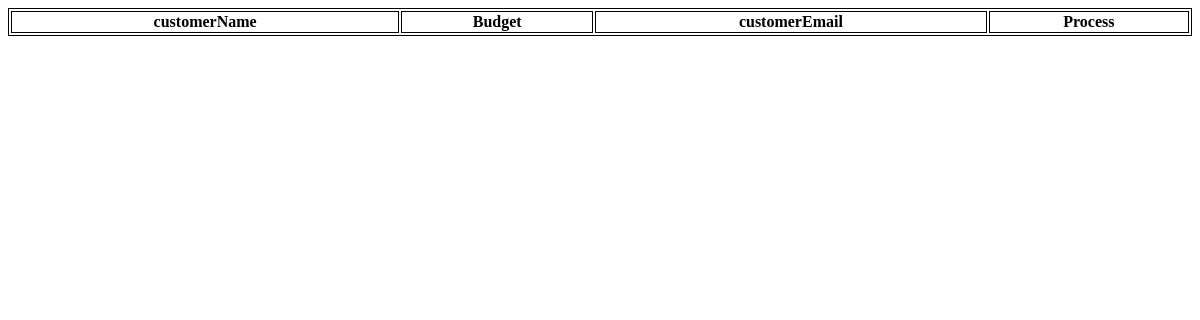
Before: /getCustomer with the older database file.
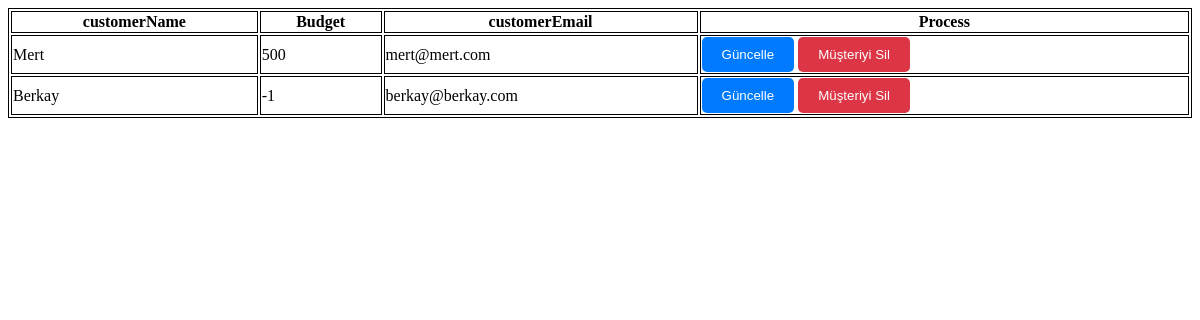
After: the same page with the newer database file.
### tables this page shows
CREATE TABLE customer (
        customerName TEXT PRIMARY KEY,
        budget INTEGER NOT NULL,        
        customerEmail TEXT NOT NULL

    );

### app.py (the view)
@app.route('/getCustomer', methods=['GET'])
def getCustomer():
    try:
        with sqlite3.connect(db) as conn:
            cursor = conn.cursor()
            cursor.execute("SELECT * FROM customer")
            data = cursor.fetchall()
            return render_template('customers.html', data=data)
    except Exception as e:
        print(e)
        return "Can not connect to database"

### templates/customers.html (shortened to what this page needs)
<!DOCTYPE html>
<html>
	<head>
	</head>
	<body>
		<table style="width:100%">
			<tr>
			<th>customerName</th>
			<th>Budget</th>
			<th>customerEmail</th>
			<th>Process</th>
			</tr>
			{%for product in data%}
			<tr>
				<td>{{product[0]}}</td>
				<td>{{product[1]}}</td>
				<td>{{product[2]}}</td>
				<td>
					<button class="updateButton" id="updateButton" >Güncelle</button>
					<button class="deleteButton" id="deleteButton" >Müşteriyi Sil</button>
				</td>
				</tr>
			{%endfor%}
		</table>
	</body>
</html>

### templates/customers.html (style rules this page uses)
table, th, td { border:1px solid black; }
button#updateButton { padding: 10px 20px; background-color: #007bff; color: #fff; border: none; border-radius: 5px; cursor: pointer; transition: background-color 0.3s ease; }
button#deleteButton { padding: 10px 20px; background-color: #dc3545; color: #fff; border: none; border-radius: 5px; cursor: pointer; transition: background-color 0.3s ease; }

Changed rows visible on the page:
added customer: customerName "Mert", budget "500", customerEmail "mert@mert.com"
added customer: customerName "Berkay", budget "-1", customerEmail "berkay@berkay.com"
